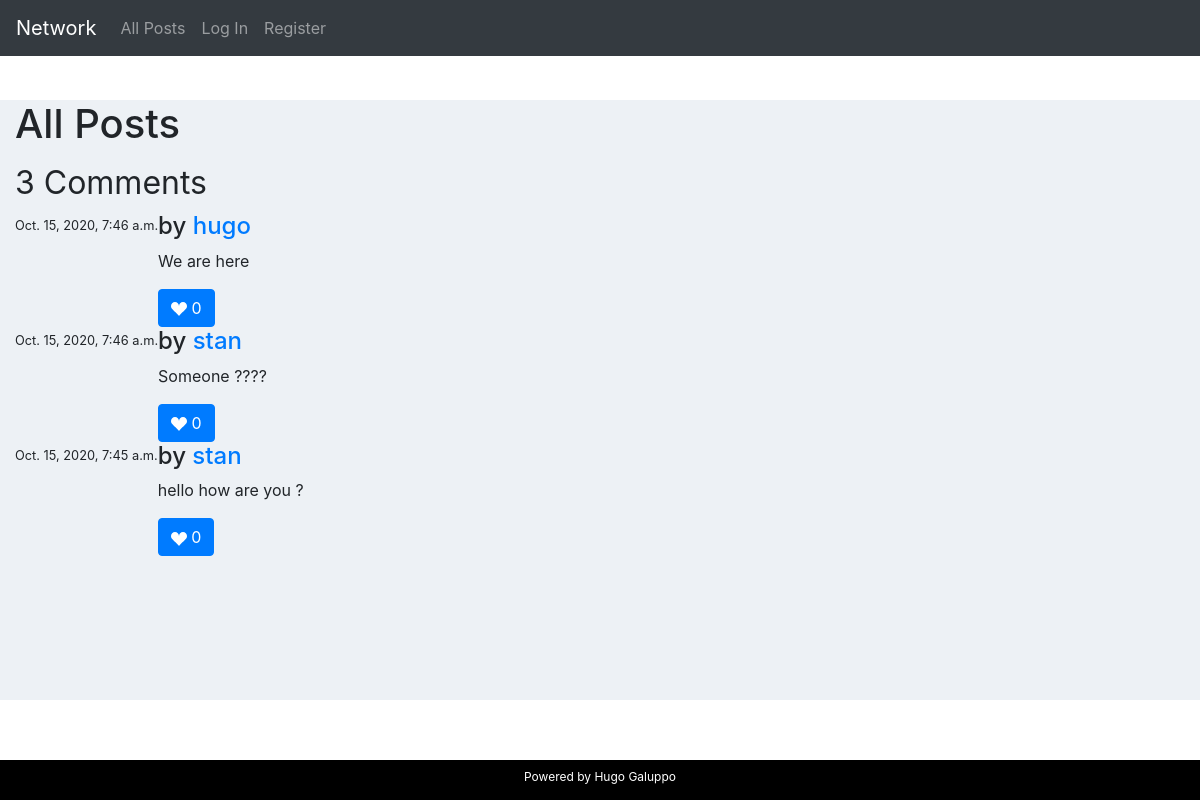
The app's page /, older data.
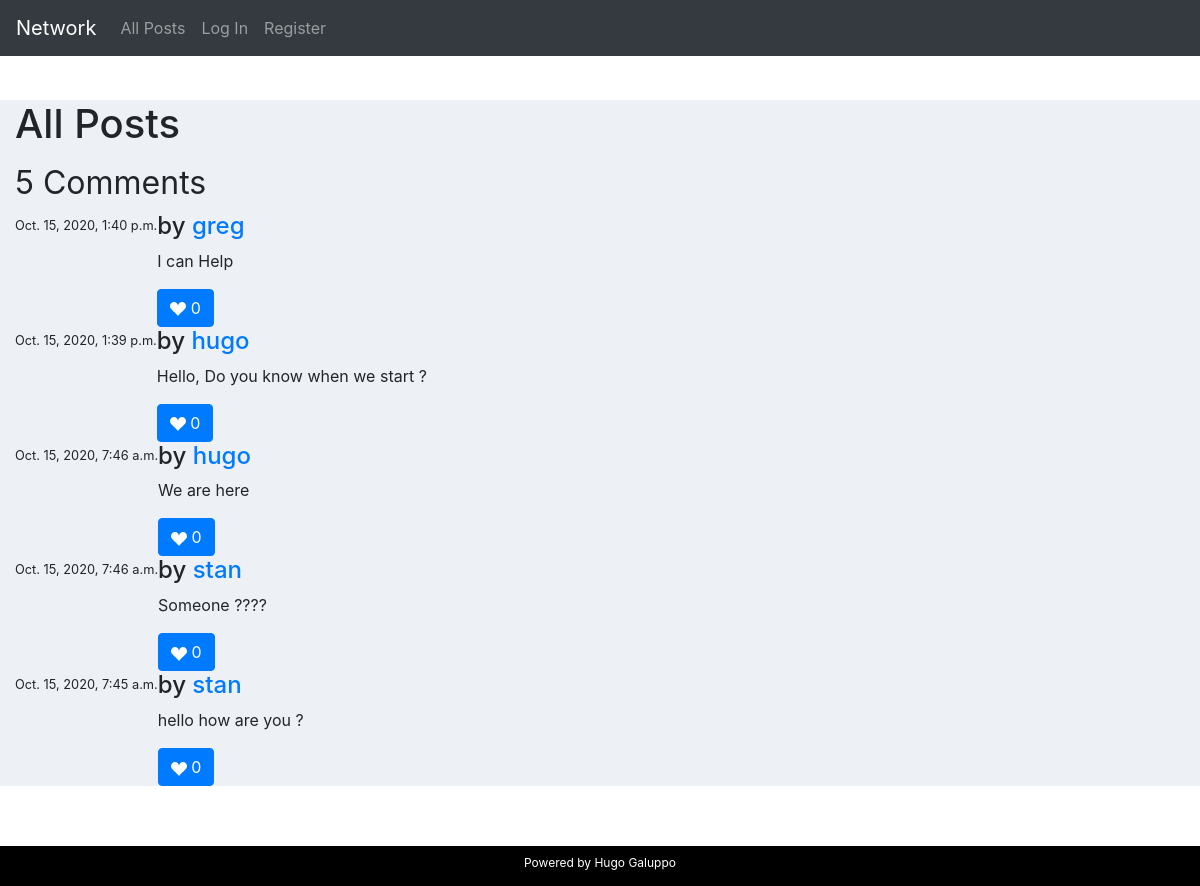
The same page, newer data.
### network/models.py (models this page shows, shortened)
class Post (models.Model):
    author = models.ForeignKey("Profile", on_delete=models.CASCADE, related_name="author") #profile.author
    content = models.CharField(max_length=100)
    date = models.DateTimeField(auto_now=True)
    like = models.IntegerField(blank=True)

class Profile(models.Model):
    user = models.OneToOneField("User", on_delete=models.CASCADE, related_name="user") # user.user
    title = models.CharField(max_length=100, blank=True)
    followers = models.ManyToManyField("User",related_name="is_following", blank=True)     # user.is_following.all()

class User(AbstractUser):
    pass

### network/views.py (the view)
# urls.py: path("", views.index, name="index"),
def index(request):
    allPosts = Post.objects.all()
    paginator = Paginator(allPosts, 10) # Show 10 posts per page.
    page_number = request.GET.get('page')
    page_obj = paginator.get_page(page_number)
    allPosts = allPosts.order_by("-date").all()
    if request.method == 'POST':
        print(request.user.id)
        form = PostForm(request.POST, request.user)
        if form.is_valid():
            instance = form.save(commit=False)
            instance.user = request.user
            author = request.user
            print(author)
            if not request.user == instance.user:
                raise Http404
            content = request.POST["content"]
            new_post = Post(author = Profile.objects.get(user = author), content = content,like = 0 )
            new_post.save()
            return HttpResponseRedirect(reverse("index"))
    else:
        form = PostForm()
    return render(request, "network/index.html", {'form': form, 'allPosts': allPosts})

### network/templates/network/index.html (shortened to what this page needs)
{% extends "network/layout.html" %}
{% load static %}
{% block body %}
<div class="container-fluid">
<h1>All Posts</h1>
  <div class="row">
    <div class="col-md-8">
      <div class="page-header">
        <h1><small class="pull-right">{{allPosts.count}} Comments</small> </h1>
      </div>
     {% for post in allPosts %}
       <div class="comments-list">
           <div class="media">
               <p class="pull-right"><small> {{post.date}} </small></p>
                <div class="media-body">
                  <h4 class="media-heading user_name">by <a href="{% url 'profile' username=post.author.user.pk%}">{{post.author.user}}</h4></a>
                  <p>{{post.content}}</p>
                  <button type="submit" class="btn btn-primary">
                  <svg width="1em" height="1em" viewBox="0 0 16 16" class="bi bi-suit-heart-fill" fill="currentColor" xmlns="http://www.w3.org/2000/svg">
                    <path d="M4 1c2.21 0 4 1.755 4 3.92C8 2.755 9.79 1 12 1s4 1.755 4 3.92c0 3.263-3.234 4.414-7.608 9.608a.513.513 0 0 1-.784 0C3.234 9.334 0 8.183 0 4.92 0 2.755 1.79 1 4 1z"/>
                  </svg>
                  {{post.like}}
                  </button>
                </div>
            </div>
       </div>
    {% endfor %}
    </div>
</div>
</div>
{% endblock %}

### network/templates/network/layout.html (shortened to what this page needs)
{% load static %}
<!DOCTYPE html>
<html lang="en">
    <head>
        <link href="{% static 'network/styles.css' %}" rel="stylesheet">
        <link rel="stylesheet" href="https://maxcdn.bootstrapcdn.com/bootstrap/4.5.2/css/bootstrap.min.css">
    <body>
        <div class="pos-f-t">
            <nav class="navbar navbar-expand-sm bg-dark navbar-dark fixed-top">
                <a class="navbar-brand" href="#">Network</a>
                <div class="collapse navbar-collapse" id="collapsibleNavbar">
                    <ul class="navbar-nav">
                        <li class="nav-item">
                        <a class="nav-link" href="{% url 'index' %}">All Posts</a>
                        </li>
                        {% if user.is_authenticated %}
                            <li class="nav-item">
                                <a class="nav-link" href="{% url 'following' %}">Following</a>
                            </li>
                            <li class="nav-item">
                                <a class="nav-link" href="{% url 'logout' %}">Log Out</a>
                            </li>
                        {% else %}
                            <li class="nav-item">
                                <a class="nav-link" href="{% url 'login' %}">Log In</a>
                            </li>
                            <li class="nav-item">
                                <a class="nav-link" href="{% url 'register' %}">Register</a>
                            </li>
                        {% endif %}
                    </ul>
                    </div>
            </nav>
        <div class="body">
            {% block body %}
            {% endblock %}
        </div>
        <div class="footer">
            <p> <sub>Powered by Hugo Galuppo</sub></p>
        </div>
    </body>
</html>

### network/static/network/styles.css (style rules this page uses)
.body { position: fixed; top: 100px; bottom: 100px; left: 0; right: 0; background-color: #edf1f5; overflow: auto; }
.footer { position: fixed; left: 0; bottom: 0; width: 100%; background-color:black; color: white; text-align: center; }
body { background: #edf1f5; margin-top:20px; }

Row changes from the older to the newer data that the page shows:
added Post: date "Oct. 15, 2020, 1:40 p.m.", author.user "greg", content "I can Help", like "0"
added Post: date "Oct. 15, 2020, 1:39 p.m.", author.user "hugo", content "Hello, Do you know when we start ?", like "0"
Text that changed along with them:
{{ allPosts.count }}: "3" → "5"
